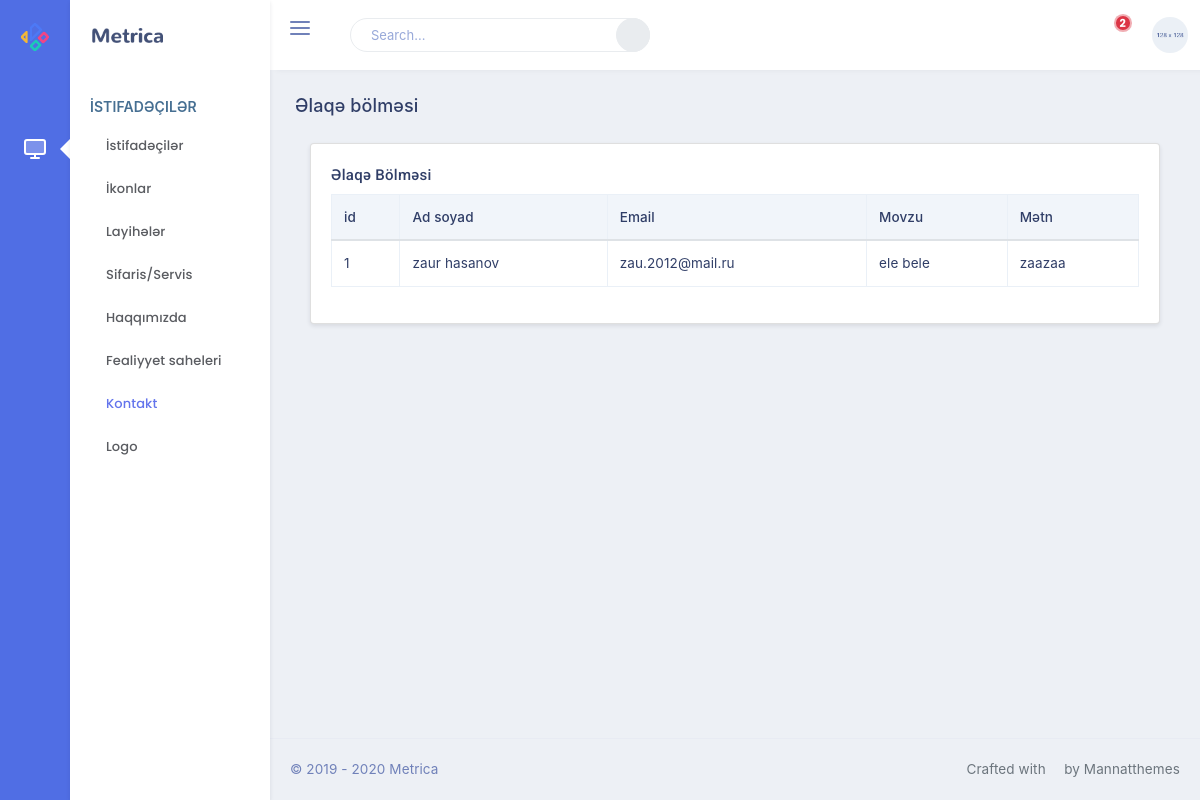
The page /contact (signed in) on the database its author committed.
### app/models.py (models this page shows, shortened)
class Contact(db.Model):
    id=db.Column(db.Integer, primary_key=True)
    namesurname=db.Column(db.String(100), nullable=False)
    email=db.Column(db.String(150), nullable=False)
    subject=db.Column(db.String(255), nullable=False)
    text=db.Column(db.Text(), nullable=False)

### admin/views.py (the view)
@app.route('/contact')
@login_required
def contact():
    if User.query.get(1) == current_user:
        alldata=Contact.query.all()
        return render_template('admin/contact.html', contact=alldata)
    else: abort(403)

### app/models.py (called while the page is built)
@login_manager.user_loader
def load_user(user_id):
    return User.query.get(int(user_id))

### templates/admin/contact.html
{% extends 'admin/base.html' %}
{%block pagetitle%}<h4 class="page-title">Əlaqə bölməsi</h4> {% endblock pagetitle %}
{% block content %}
<div class="container-fluid">
                    <div class="row">
                        <div class="col-sm-12">
                        </div>
                    </div>
                    <div class="row">
                        <div class="col-12">
                            <div class="card">
                                <div class="card-body">
                                    <h4 class="mt-0 header-title">Əlaqə bölməsi</h4>
                                    <table id="datatable" class="table table-bordered dt-responsive nowrap" style="border-collapse: collapse; border-spacing: 0; width: 100%;">
                                        <thead>
                                        <tr>
                                            <th>id</th>
                                            <th>Ad soyad</th>
                                            <th>Email</th>
                                            <th>Movzu</th>
                                            <th>Mətn</th>
                                        </tr>
                                        </thead>
                                        {% for row in contact%}
                                        <tbody>
                                        <tr>
                                            <td>{{row.id}}</td>
                                            <td>{{row.namesurname}}</td>
                                            <td>{{row.email}}</td>
                                            <td>{{row.subject}}</td>
                                            <td>{{row.text}}</td>
                                        </tr>
                                        </tbody>
                                        {% endfor %}
                                    </table>
                                </div>
                            </div>
                        </div>
                    </div>
                </div>
{% endblock content %}

### rows shown on the page
Contact: id "1", namesurname "zaur hasanov", email "zau.2012@mail.ru", subject "ele bele", text "zaazaa"
